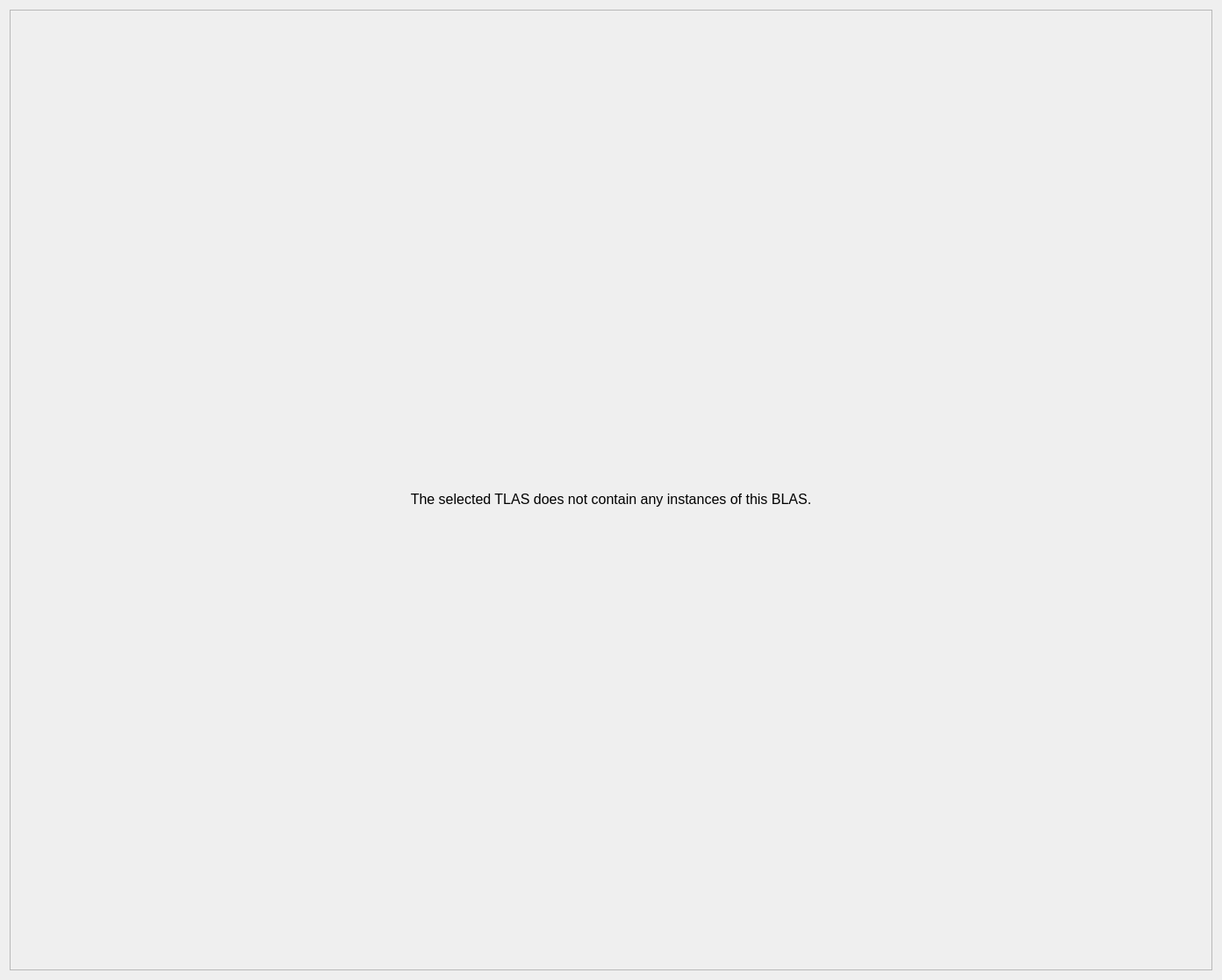
<?xml version="1.0" encoding="UTF-8"?>
<ui version="4.0">
 <class>BlasInstancesPane</class>
 <widget class="QWidget" name="BlasInstancesPane">
  <property name="geometry">
   <rect>
    <x>0</x>
    <y>0</y>
    <width>1392</width>
    <height>1116</height>
   </rect>
  </property>
  <layout class="QHBoxLayout" name="horizontal_layout_">
   <item>
    <widget class="QScrollArea" name="main_scroll_area_">
     <property name="widgetResizable">
      <bool>true</bool>
     </property>
     <widget class="QWidget" name="main_content_">
      <property name="geometry">
       <rect>
        <x>0</x>
        <y>0</y>
        <width>1372</width>
        <height>1096</height>
       </rect>
      </property>
      <layout class="QVBoxLayout" name="vertical_layout_stack_">
       <property name="leftMargin">
        <number>0</number>
       </property>
       <property name="topMargin">
        <number>0</number>
       </property>
       <property name="rightMargin">
        <number>0</number>
       </property>
       <property name="bottomMargin">
        <number>0</number>
       </property>
       <item>
        <widget class="QStackedWidget" name="table_valid_switch_">
         <property name="currentIndex">
          <number>0</number>
         </property>
         <widget class="QWidget" name="table_empty_">
          <layout class="QVBoxLayout" name="table_empty_layout_">
           <property name="leftMargin">
            <number>0</number>
           </property>
           <property name="topMargin">
            <number>0</number>
           </property>
           <property name="rightMargin">
            <number>0</number>
           </property>
           <property name="bottomMargin">
            <number>0</number>
           </property>
           <item>
            <spacer name="vertical_spacer_2_">
             <property name="orientation">
              <enum>Qt::Vertical</enum>
             </property>
             <property name="sizeHint" stdset="0">
              <size>
               <width>0</width>
               <height>0</height>
              </size>
             </property>
            </spacer>
           </item>
           <item>
            <widget class="QLabel" name="label_1_">
             <property name="sizePolicy">
              <sizepolicy hsizetype="Preferred" vsizetype="Fixed">
               <horstretch>0</horstretch>
               <verstretch>0</verstretch>
              </sizepolicy>
             </property>
             <property name="text">
              <string/>
             </property>
             <property name="pixmap">
              <pixmap resource="resources.qrc">:/Resources/assets/stop_128x128.png</pixmap>
             </property>
             <property name="alignment">
              <set>Qt::AlignCenter</set>
             </property>
            </widget>
           </item>
           <item>
            <widget class="ScaledLabel" name="label_2_">
             <property name="sizePolicy">
              <sizepolicy hsizetype="Preferred" vsizetype="Fixed">
               <horstretch>0</horstretch>
               <verstretch>0</verstretch>
              </sizepolicy>
             </property>
             <property name="font">
              <font>
               <pointsize>12</pointsize>
              </font>
             </property>
             <property name="text">
              <string>The selected TLAS does not contain any instances of this BLAS.</string>
             </property>
             <property name="alignment">
              <set>Qt::AlignCenter</set>
             </property>
            </widget>
           </item>
           <item>
            <spacer name="vertical_spacer_3_">
             <property name="orientation">
              <enum>Qt::Vertical</enum>
             </property>
             <property name="sizeHint" stdset="0">
              <size>
               <width>0</width>
               <height>0</height>
              </size>
             </property>
            </spacer>
           </item>
          </layout>
         </widget>
         <widget class="QWidget" name="table_valid_">
          <layout class="QVBoxLayout" name="table_valid_layout_">
           <property name="leftMargin">
            <number>0</number>
           </property>
           <property name="topMargin">
            <number>0</number>
           </property>
           <property name="rightMargin">
            <number>0</number>
           </property>
           <property name="bottomMargin">
            <number>0</number>
           </property>
           <item>
            <layout class="QHBoxLayout" name="bvh_layout_">
             <property name="leftMargin">
              <number>0</number>
             </property>
             <property name="topMargin">
              <number>0</number>
             </property>
             <property name="rightMargin">
              <number>0</number>
             </property>
             <property name="bottomMargin">
              <number>0</number>
             </property>
             <item>
              <widget class="ScaledLabel" name="title_tlas_address_">
               <property name="sizePolicy">
                <sizepolicy hsizetype="Minimum" vsizetype="Fixed">
                 <horstretch>0</horstretch>
                 <verstretch>0</verstretch>
                </sizepolicy>
               </property>
               <property name="text">
                <string>No node selected.</string>
               </property>
              </widget>
             </item>
             <item>
              <spacer name="horizontal_spacer_">
               <property name="orientation">
                <enum>Qt::Horizontal</enum>
               </property>
               <property name="sizeType">
                <enum>QSizePolicy::Fixed</enum>
               </property>
               <property name="sizeHint" stdset="0">
                <size>
                 <width>10</width>
                 <height>10</height>
                </size>
               </property>
              </spacer>
             </item>
             <item>
              <widget class="ScaledLabel" name="title_blas_address_">
               <property name="sizePolicy">
                <sizepolicy hsizetype="Minimum" vsizetype="Fixed">
                 <horstretch>0</horstretch>
                 <verstretch>0</verstretch>
                </sizepolicy>
               </property>
               <property name="text">
                <string>No node selected.</string>
               </property>
              </widget>
             </item>
             <item>
              <spacer name="horizontal_spacer_end_">
               <property name="orientation">
                <enum>Qt::Horizontal</enum>
               </property>
               <property name="sizeType">
                <enum>QSizePolicy::Expanding</enum>
               </property>
               <property name="sizeHint" stdset="0">
                <size>
                 <width>20</width>
                 <height>20</height>
                </size>
               </property>
              </spacer>
             </item>
            </layout>
           </item>
           <item>
            <spacer name="vertical_spacer_">
             <property name="orientation">
              <enum>Qt::Vertical</enum>
             </property>
             <property name="sizeType">
              <enum>QSizePolicy::Fixed</enum>
             </property>
             <property name="sizeHint" stdset="0">
              <size>
               <width>20</width>
               <height>20</height>
              </size>
             </property>
            </spacer>
           </item>
           <item>
            <widget class="TextSearchWidget" name="search_box_"/>
           </item>
           <item>
            <widget class="QTableView" name="instances_table_" native="true">
             <property name="sizePolicy">
              <sizepolicy hsizetype="Preferred" vsizetype="Minimum">
               <horstretch>0</horstretch>
               <verstretch>0</verstretch>
              </sizepolicy>
             </property>
            </widget>
           </item>
          </layout>
         </widget>
        </widget>
       </item>
      </layout>
     </widget>
    </widget>
   </item>
  </layout>
 </widget>
 <customwidgets>
  <customwidget>
   <class>ScaledLabel</class>
   <extends>QLabel</extends>
   <header>qt_common/custom_widgets/scaled_label.h</header>
  </customwidget>
  <customwidget>
   <class>TextSearchWidget</class>
   <extends>QLineEdit</extends>
   <header>qt_common/custom_widgets/text_search_widget.h</header>
  </customwidget>
 </customwidgets>
 <resources>
  <include location="../../resources.qrc"/>
 </resources>
 <connections/>
</ui>
